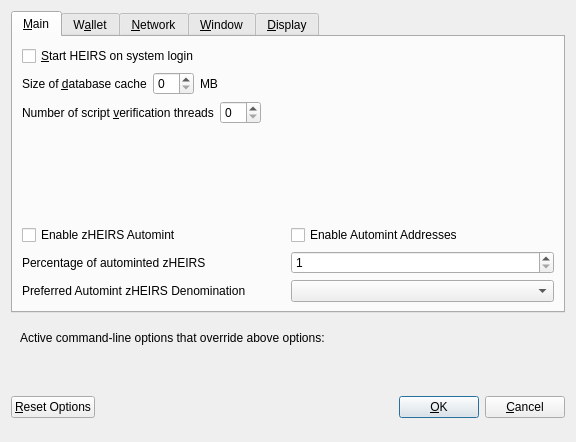
<?xml version="1.0" encoding="UTF-8"?>
<ui version="4.0">
 <class>OptionsDialog</class>
 <widget class="QDialog" name="OptionsDialog">
  <property name="geometry">
   <rect>
    <x>0</x>
    <y>0</y>
    <width>576</width>
    <height>442</height>
   </rect>
  </property>
  <property name="windowTitle">
   <string>Options</string>
  </property>
  <property name="modal">
   <bool>true</bool>
  </property>
  <layout class="QVBoxLayout" name="verticalLayout">
   <item>
    <widget class="QTabWidget" name="tabWidget">
     <property name="currentIndex">
      <number>0</number>
     </property>
     <widget class="QWidget" name="tabMain">
      <attribute name="title">
       <string>&amp;Main</string>
      </attribute>
      <layout class="QVBoxLayout" name="verticalLayout_Main">
       <item>
        <widget class="QCheckBox" name="bitcoinAtStartup">
         <property name="toolTip">
          <string>Automatically start HEIRS after logging in to the system.</string>
         </property>
         <property name="text">
          <string>&amp;Start HEIRS on system login</string>
         </property>
        </widget>
       </item>
       <item>
        <layout class="QHBoxLayout" name="horizontalLayout_2_Main">
         <item>
          <widget class="QLabel" name="databaseCacheLabel">
           <property name="text">
            <string>Size of &amp;database cache</string>
           </property>
           <property name="textFormat">
            <enum>Qt::PlainText</enum>
           </property>
           <property name="buddy">
            <cstring>databaseCache</cstring>
           </property>
          </widget>
         </item>
         <item>
          <widget class="QSpinBox" name="databaseCache"/>
         </item>
         <item>
          <widget class="QLabel" name="databaseCacheUnitLabel">
           <property name="text">
            <string>MB</string>
           </property>
           <property name="textFormat">
            <enum>Qt::PlainText</enum>
           </property>
          </widget>
         </item>
         <item>
          <spacer name="horizontalSpacer_2_Main">
           <property name="orientation">
            <enum>Qt::Horizontal</enum>
           </property>
           <property name="sizeHint" stdset="0">
            <size>
             <width>40</width>
             <height>20</height>
            </size>
           </property>
          </spacer>
         </item>
        </layout>
       </item>
       <item>
        <layout class="QHBoxLayout" name="horizontalLayout_3_Main">
         <item>
          <widget class="QLabel" name="threadsScriptVerifLabel">
           <property name="text">
            <string>Number of script &amp;verification threads</string>
           </property>
           <property name="textFormat">
            <enum>Qt::PlainText</enum>
           </property>
           <property name="buddy">
            <cstring>threadsScriptVerif</cstring>
           </property>
          </widget>
         </item>
         <item>
          <widget class="QSpinBox" name="threadsScriptVerif">
           <property name="toolTip">
            <string>(0 = auto, &lt;0 = leave that many cores free)</string>
           </property>
          </widget>
         </item>
         <item>
          <spacer name="horizontalSpacer_3_Main">
           <property name="orientation">
            <enum>Qt::Horizontal</enum>
           </property>
           <property name="sizeHint" stdset="0">
            <size>
             <width>40</width>
             <height>20</height>
            </size>
           </property>
          </spacer>
         </item>
        </layout>
       </item>
       <item>
        <spacer name="verticalSpacer_2">
         <property name="orientation">
          <enum>Qt::Vertical</enum>
         </property>
         <property name="sizeHint" stdset="0">
          <size>
           <width>20</width>
           <height>40</height>
          </size>
         </property>
        </spacer>
       </item>
       <item>
        <widget class="QWidget" name="verticalZheirsOptionsWidget" native="true">
         <layout class="QVBoxLayout" name="verticalZheirsOptionsLayout">
          <property name="margin">
           <number>0</number>
          </property>
          <item>
           <layout class="QHBoxLayout" name="horizontalAutomintingLayout">
            <item>
             <widget class="QCheckBox" name="checkBoxZeromintEnable">
              <property name="toolTip">
               <string>Enable automatic minting of HEIRS units to zHEIRS</string>
              </property>
              <property name="layoutDirection">
               <enum>Qt::LeftToRight</enum>
              </property>
              <property name="text">
               <string>Enable zHEIRS Automint</string>
              </property>
             </widget>
            </item>
            <item>
             <widget class="QCheckBox" name="checkBoxZeromintAddresses">
              <property name="toolTip">
               <string>Enable automatic zHEIRS minting from specific addresses</string>
              </property>
              <property name="layoutDirection">
               <enum>Qt::LeftToRight</enum>
              </property>
              <property name="text">
               <string>Enable Automint Addresses</string>
              </property>
             </widget>
            </item>
           </layout>
          </item>
          <item>
           <layout class="QHBoxLayout" name="horizontalZmintPercentageLayout">
            <item>
             <widget class="QLabel" name="percentage_label">
              <property name="toolTip">
               <string>Percentage of incoming HEIRS which get automatically converted to zHEIRS via Zerocoin Protocol (min: 10%)</string>
              </property>
              <property name="text">
               <string>Percentage of autominted zHEIRS</string>
              </property>
             </widget>
            </item>
            <item>
             <widget class="QSpinBox" name="zeromintPercentage">
              <property name="minimum">
               <number>1</number>
              </property>
              <property name="maximum">
               <number>100</number>
              </property>
             </widget>
            </item>
           </layout>
          </item>
          <item>
           <layout class="QHBoxLayout" name="horizontalLayout" stretch="0,0">
            <property name="sizeConstraint">
             <enum>QLayout::SetFixedSize</enum>
            </property>
            <item>
             <widget class="QLabel" name="labelPreferredDenom">
              <property name="maximumSize">
               <size>
                <width>16777215</width>
                <height>16777215</height>
               </size>
              </property>
              <property name="toolTip">
               <string>Wait with automatic conversion to Zerocoin until enough HEIRS for this denomination is available</string>
              </property>
              <property name="text">
               <string>Preferred Automint zHEIRS Denomination</string>
              </property>
             </widget>
            </item>
            <item>
             <widget class="QComboBox" name="preferredDenom">
              <property name="maximumSize">
               <size>
                <width>16777215</width>
                <height>27</height>
               </size>
              </property>
              <property name="toolTip">
               <string>Wait with automatic conversion to Zerocoin until enough HEIRS for this denomination is available</string>
              </property>
              <property name="maxVisibleItems">
               <number>9</number>
              </property>
              <property name="maxCount">
               <number>9</number>
              </property>
             </widget>
            </item>
           </layout>
          </item>
         </layout>
        </widget>
       </item>
      </layout>
     </widget>
     <widget class="QWidget" name="tabWallet">
      <attribute name="title">
       <string>W&amp;allet</string>
      </attribute>
      <layout class="QVBoxLayout" name="verticalLayout_Wallet">
       <item>
        <layout class="QHBoxLayout" name="horizontalLayout_2_Wallet">
         <item>
          <widget class="QLabel" name="labelStakeSplitThresholdText">
           <property name="text">
            <string>Stake split threshold:</string>
           </property>
          </widget>
         </item>
         <item>
          <widget class="QSpinBox" name="spinBoxStakeSplitThreshold">
           <property name="minimum">
            <number>1</number>
           </property>
           <property name="maximum">
            <number>999999</number>
           </property>
          </widget>
         </item>
        </layout>
       </item>
       <item>
        <widget class="QGroupBox" name="groupBox">
         <property name="title">
          <string>Expert</string>
         </property>
         <layout class="QVBoxLayout" name="verticalLayout_2">
          <item>
           <widget class="QCheckBox" name="coinControlFeatures">
            <property name="toolTip">
             <string>Whether to show coin control features or not.</string>
            </property>
            <property name="text">
             <string>Enable coin &amp;control features</string>
            </property>
           </widget>
          </item>
          <item>
           <widget class="QCheckBox" name="showMasternodesTab">
            <property name="toolTip">
             <string>Show additional tab listing all your masternodes in first sub-tab&lt;br/&gt;and all masternodes on the network in second sub-tab.</string>
            </property>
            <property name="text">
             <string>Show Masternodes Tab</string>
            </property>
           </widget>
          </item>
          <item>
           <widget class="QCheckBox" name="spendZeroConfChange">
            <property name="toolTip">
             <string>If you disable the spending of unconfirmed change, the change from a transaction&lt;br/&gt;cannot be used until that transaction has at least one confirmation.&lt;br/&gt;This also affects how your balance is computed.</string>
            </property>
            <property name="text">
             <string>&amp;Spend unconfirmed change</string>
            </property>
           </widget>
          </item>
         </layout>
        </widget>
       </item>
       <item>
        <spacer name="verticalSpacer_Wallet">
         <property name="orientation">
          <enum>Qt::Vertical</enum>
         </property>
         <property name="sizeHint" stdset="0">
          <size>
           <width>20</width>
           <height>40</height>
          </size>
         </property>
        </spacer>
       </item>
      </layout>
     </widget>
     <widget class="QWidget" name="tabNetwork">
      <attribute name="title">
       <string>&amp;Network</string>
      </attribute>
      <layout class="QVBoxLayout" name="verticalLayout_Network">
       <item>
        <widget class="QCheckBox" name="mapPortUpnp">
         <property name="toolTip">
          <string>Automatically open the HEIRS client port on the router. This only works when your router supports UPnP and it is enabled.</string>
         </property>
         <property name="text">
          <string>Map port using &amp;UPnP</string>
         </property>
        </widget>
       </item>
       <item>
        <widget class="QCheckBox" name="allowIncoming">
         <property name="toolTip">
          <string>Accept connections from outside</string>
         </property>
         <property name="text">
          <string>Allow incoming connections</string>
         </property>
        </widget>
       </item>
       <item>
        <widget class="QCheckBox" name="connectSocks">
         <property name="toolTip">
          <string>Connect to the HEIRS network through a SOCKS5 proxy.</string>
         </property>
         <property name="text">
          <string>&amp;Connect through SOCKS5 proxy (default proxy):</string>
         </property>
        </widget>
       </item>
       <item>
        <layout class="QHBoxLayout" name="horizontalLayout_1_Network">
         <item>
          <widget class="QLabel" name="proxyIpLabel">
           <property name="text">
            <string>Proxy &amp;IP:</string>
           </property>
           <property name="textFormat">
            <enum>Qt::PlainText</enum>
           </property>
           <property name="buddy">
            <cstring>proxyIp</cstring>
           </property>
          </widget>
         </item>
         <item>
          <widget class="QValidatedLineEdit" name="proxyIp">
           <property name="minimumSize">
            <size>
             <width>140</width>
             <height>0</height>
            </size>
           </property>
           <property name="maximumSize">
            <size>
             <width>140</width>
             <height>16777215</height>
            </size>
           </property>
           <property name="toolTip">
            <string>IP address of the proxy (e.g. IPv4: 127.0.0.1 / IPv6: ::1)</string>
           </property>
          </widget>
         </item>
         <item>
          <widget class="QLabel" name="proxyPortLabel">
           <property name="text">
            <string>&amp;Port:</string>
           </property>
           <property name="textFormat">
            <enum>Qt::PlainText</enum>
           </property>
           <property name="buddy">
            <cstring>proxyPort</cstring>
           </property>
          </widget>
         </item>
         <item>
          <widget class="QLineEdit" name="proxyPort">
           <property name="minimumSize">
            <size>
             <width>55</width>
             <height>0</height>
            </size>
           </property>
           <property name="maximumSize">
            <size>
             <width>55</width>
             <height>16777215</height>
            </size>
           </property>
           <property name="toolTip">
            <string>Port of the proxy (e.g. 9050)</string>
           </property>
          </widget>
         </item>
         <item>
          <spacer name="horizontalSpacer_1_Network">
           <property name="orientation">
            <enum>Qt::Horizontal</enum>
           </property>
           <property name="sizeHint" stdset="0">
            <size>
             <width>40</width>
             <height>20</height>
            </size>
           </property>
          </spacer>
         </item>
        </layout>
       </item>
       <item>
        <spacer name="verticalSpacer_Network">
         <property name="orientation">
          <enum>Qt::Vertical</enum>
         </property>
         <property name="sizeHint" stdset="0">
          <size>
           <width>20</width>
           <height>40</height>
          </size>
         </property>
        </spacer>
       </item>
      </layout>
     </widget>
     <widget class="QWidget" name="tabWindow">
      <attribute name="title">
       <string>&amp;Window</string>
      </attribute>
      <layout class="QVBoxLayout" name="verticalLayout_Window">
       <item>
        <widget class="QCheckBox" name="minimizeToTray">
         <property name="toolTip">
          <string>Show only a tray icon after minimizing the window.</string>
         </property>
         <property name="text">
          <string>&amp;Minimize to the tray instead of the taskbar</string>
         </property>
        </widget>
       </item>
       <item>
        <widget class="QCheckBox" name="minimizeOnClose">
         <property name="toolTip">
          <string>Minimize instead of exit the application when the window is closed. When this option is enabled, the application will be closed only after selecting Quit in the menu.</string>
         </property>
         <property name="text">
          <string>M&amp;inimize on close</string>
         </property>
        </widget>
       </item>
       <item>
        <spacer name="verticalSpacer_Window">
         <property name="orientation">
          <enum>Qt::Vertical</enum>
         </property>
         <property name="sizeHint" stdset="0">
          <size>
           <width>20</width>
           <height>40</height>
          </size>
         </property>
        </spacer>
       </item>
      </layout>
     </widget>
     <widget class="QWidget" name="tabDisplay">
      <attribute name="title">
       <string>&amp;Display</string>
      </attribute>
      <layout class="QVBoxLayout" name="verticalLayout_Display">
       <item>
        <layout class="QHBoxLayout" name="horizontalLayout_1_Display">
         <item>
          <widget class="QLabel" name="langLabel">
           <property name="text">
            <string>User Interface &amp;language:</string>
           </property>
           <property name="textFormat">
            <enum>Qt::PlainText</enum>
           </property>
           <property name="buddy">
            <cstring>lang</cstring>
           </property>
          </widget>
         </item>
         <item>
          <widget class="QValueComboBox" name="lang">
           <property name="toolTip">
            <string>The user interface language can be set here. This setting will take effect after restarting HEIRS.</string>
           </property>
          </widget>
         </item>
        </layout>
       </item>
       <item>
        <widget class="QLabel" name="label_3">
         <property name="toolTip">
          <string notr="true"/>
         </property>
         <property name="statusTip">
          <string notr="true"/>
         </property>
         <property name="whatsThis">
          <string notr="true"/>
         </property>
         <property name="accessibleName">
          <string notr="true"/>
         </property>
         <property name="text">
          <string>Language missing or translation incomplete? Help contributing translations here:
https://discord.com/invite/Z3ghAYdgD2</string>
         </property>
         <property name="wordWrap">
          <bool>true</bool>
         </property>
         <property name="openExternalLinks">
          <bool>true</bool>
         </property>
         <property name="textInteractionFlags">
          <set>Qt::TextBrowserInteraction</set>
         </property>
        </widget>
       </item>
       <item>
        <layout class="QHBoxLayout" name="horizontalLayout_2_Display" stretch="0,0">
         <item>
          <widget class="QLabel" name="themeLabel">
           <property name="text">
            <string>User Interface Theme:</string>
           </property>
          </widget>
         </item>
         <item>
          <widget class="QValueComboBox" name="theme"/>
         </item>
        </layout>
       </item>
       <item>
        <widget class="QWidget" name="verticalZheirsDisplayWidget" native="true">
         <layout class="QVBoxLayout" name="verticalZheirsDisplayLayout">
          <property name="margin">
           <number>0</number>
          </property>
          <item>
           <widget class="Line" name="line">
            <property name="orientation">
             <enum>Qt::Horizontal</enum>
            </property>
           </widget>
          </item>
          <item>
           <layout class="QHBoxLayout" name="horizontalLayout_3_Display">
            <item>
             <widget class="QLabel" name="unitLabel">
              <property name="text">
               <string>Unit to show amounts in:</string>
              </property>
              <property name="textFormat">
               <enum>Qt::PlainText</enum>
              </property>
             </widget>
            </item>
            <item>
             <widget class="QValueComboBox" name="unit">
              <property name="toolTip">
               <string>Choose the default subdivision unit to show in the interface and when sending coins.</string>
              </property>
             </widget>
            </item>
           </layout>
          </item>
          <item>
           <layout class="QHBoxLayout" name="horizontalLayout_4_Display">
            <item>
             <widget class="QLabel" name="digitsLabel">
              <property name="text">
               <string>Decimal digits</string>
              </property>
             </widget>
            </item>
            <item>
             <widget class="QValueComboBox" name="digits"/>
            </item>
           </layout>
          </item>
          <item>
           <layout class="QHBoxLayout" name="horizontalLayout_5_Display">
            <item>
             <widget class="QCheckBox" name="checkBoxHideZeroBalances">
              <property name="toolTip">
               <string>Hide empty balances</string>
              </property>
              <property name="layoutDirection">
               <enum>Qt::LeftToRight</enum>
              </property>
              <property name="text">
               <string>Hide empty balances</string>
              </property>
             </widget>
            </item>
            <item>
             <widget class="QCheckBox" name="checkBoxHideOrphans">
              <property name="toolTip">
               <string>Hide orphan stakes in transaction lists</string>
              </property>
              <property name="text">
               <string>Hide orphan stakes</string>
              </property>
             </widget>
            </item>
            <item>
             <spacer name="horizontalSpacer">
              <property name="orientation">
               <enum>Qt::Horizontal</enum>
              </property>
              <property name="sizeHint" stdset="0">
               <size>
                <width>40</width>
                <height>20</height>
               </size>
              </property>
             </spacer>
            </item>
           </layout>
          </item>
          <item>
           <layout class="QHBoxLayout" name="horizontalLayout_6_Display">
            <item>
             <widget class="QLabel" name="thirdPartyTxUrlsLabel">
              <property name="toolTip">
               <string>Third party URLs (e.g. a block explorer) that appear in the transactions tab as context menu items. %s in the URL is replaced by transaction hash. Multiple URLs are separated by vertical bar |.</string>
              </property>
              <property name="text">
               <string>Third party transaction URLs</string>
              </property>
             </widget>
            </item>
            <item>
             <widget class="QLineEdit" name="thirdPartyTxUrls">
              <property name="toolTip">
               <string>Third party URLs (e.g. a block explorer) that appear in the transactions tab as context menu items. %s in the URL is replaced by transaction hash. Multiple URLs are separated by vertical bar |.</string>
              </property>
             </widget>
            </item>
           </layout>
          </item>
         </layout>
        </widget>
       </item>
       <item>
        <spacer name="verticalSpacer">
         <property name="orientation">
          <enum>Qt::Vertical</enum>
         </property>
         <property name="sizeHint" stdset="0">
          <size>
           <width>20</width>
           <height>40</height>
          </size>
         </property>
        </spacer>
       </item>
      </layout>
     </widget>
    </widget>
   </item>
   <item>
    <widget class="QFrame" name="frame">
     <layout class="QVBoxLayout" name="verticalLayout_Bottom">
      <item>
       <layout class="QHBoxLayout" name="horizontalLayout_Bottom">
        <item>
         <widget class="QLabel" name="overriddenByCommandLineInfoLabel">
          <property name="text">
           <string>Active command-line options that override above options:</string>
          </property>
          <property name="textFormat">
           <enum>Qt::PlainText</enum>
          </property>
         </widget>
        </item>
        <item>
         <spacer name="horizontalSpacer_Bottom">
          <property name="orientation">
           <enum>Qt::Horizontal</enum>
          </property>
          <property name="sizeHint" stdset="0">
           <size>
            <width>40</width>
            <height>20</height>
           </size>
          </property>
         </spacer>
        </item>
       </layout>
      </item>
      <item>
       <widget class="QLabel" name="overriddenByCommandLineLabel">
        <property name="text">
         <string/>
        </property>
        <property name="textFormat">
         <enum>Qt::PlainText</enum>
        </property>
        <property name="wordWrap">
         <bool>true</bool>
        </property>
       </widget>
      </item>
     </layout>
    </widget>
   </item>
   <item>
    <layout class="QHBoxLayout" name="horizontalLayout_Buttons">
     <item>
      <widget class="QPushButton" name="resetButton">
       <property name="toolTip">
        <string>Reset all client options to default.</string>
       </property>
       <property name="text">
        <string>&amp;Reset Options</string>
       </property>
       <property name="autoDefault">
        <bool>false</bool>
       </property>
      </widget>
     </item>
     <item>
      <spacer name="horizontalSpacer_1">
       <property name="orientation">
        <enum>Qt::Horizontal</enum>
       </property>
       <property name="sizeHint" stdset="0">
        <size>
         <width>40</width>
         <height>48</height>
        </size>
       </property>
      </spacer>
     </item>
     <item>
      <widget class="QLabel" name="statusLabel">
       <property name="minimumSize">
        <size>
         <width>200</width>
         <height>0</height>
        </size>
       </property>
       <property name="font">
        <font>
         <weight>75</weight>
         <bold>true</bold>
        </font>
       </property>
       <property name="text">
        <string/>
       </property>
       <property name="textFormat">
        <enum>Qt::PlainText</enum>
       </property>
       <property name="wordWrap">
        <bool>true</bool>
       </property>
      </widget>
     </item>
     <item>
      <spacer name="horizontalSpacer_2">
       <property name="orientation">
        <enum>Qt::Horizontal</enum>
       </property>
       <property name="sizeHint" stdset="0">
        <size>
         <width>40</width>
         <height>48</height>
        </size>
       </property>
      </spacer>
     </item>
     <item>
      <widget class="QPushButton" name="okButton">
       <property name="text">
        <string>&amp;OK</string>
       </property>
       <property name="autoDefault">
        <bool>false</bool>
       </property>
       <property name="default">
        <bool>true</bool>
       </property>
      </widget>
     </item>
     <item>
      <widget class="QPushButton" name="cancelButton">
       <property name="text">
        <string>&amp;Cancel</string>
       </property>
       <property name="autoDefault">
        <bool>false</bool>
       </property>
      </widget>
     </item>
    </layout>
   </item>
  </layout>
 </widget>
 <customwidgets>
  <customwidget>
   <class>QValidatedLineEdit</class>
   <extends>QLineEdit</extends>
   <header>qvalidatedlineedit.h</header>
  </customwidget>
  <customwidget>
   <class>QValueComboBox</class>
   <extends>QComboBox</extends>
   <header>qvaluecombobox.h</header>
  </customwidget>
 </customwidgets>
 <resources/>
 <connections/>
</ui>
